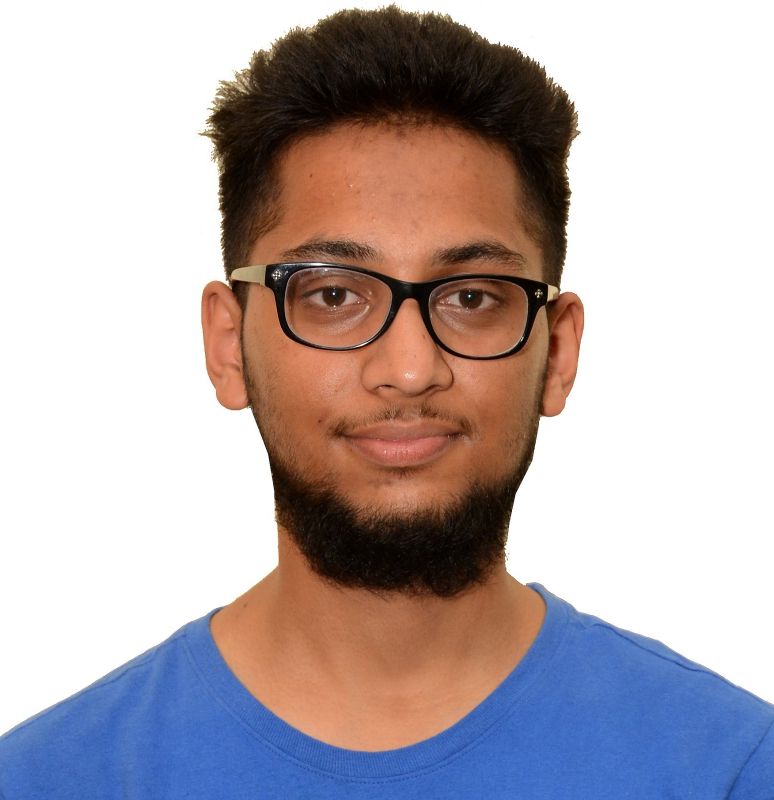
#> input picture abhijan.jpg, 1548 x 1600 px, found by its file name (shown at 1/2 size)
$ python main.py
#> lines starting #> are read from the running program, lines starting #| are printed output that depends on the picture; after the words box and inside, x2 and y2 are one past the last pixel; in counts of white or black regions, pixels touching at a corner belong together
import cv2
import numpy as np

def change(x):
	pass

img = cv2.imread('Abhijan.jpg',cv2.IMREAD_UNCHANGED)
#> img is the input picture: shape (1600, 1548, 3); mean B, G, R 175.2, 172.6, 183.8
img_bw = cv2.cvtColor(img, cv2.COLOR_BGR2GRAY)

(height, width, _) = img.shape
#> height = 1600; width = 1548

img = cv2.resize(img, (round(width/2), round(height/2)))
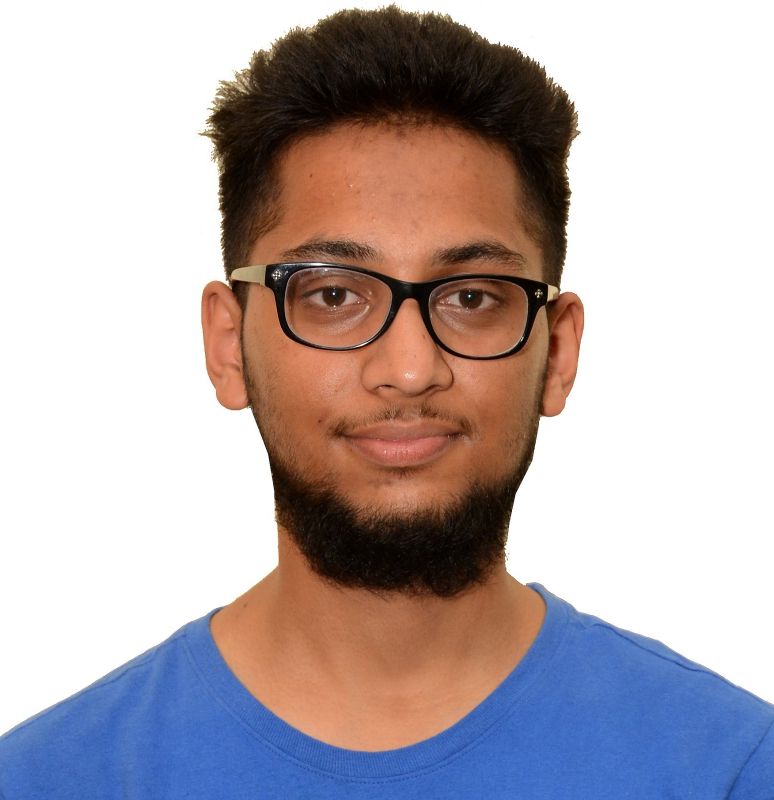
#> img: shape (800, 774, 3); mean B, G, R 175.4, 172.8, 184
img_bw = cv2.resize(img_bw, (round(width/2), round(height/2)))
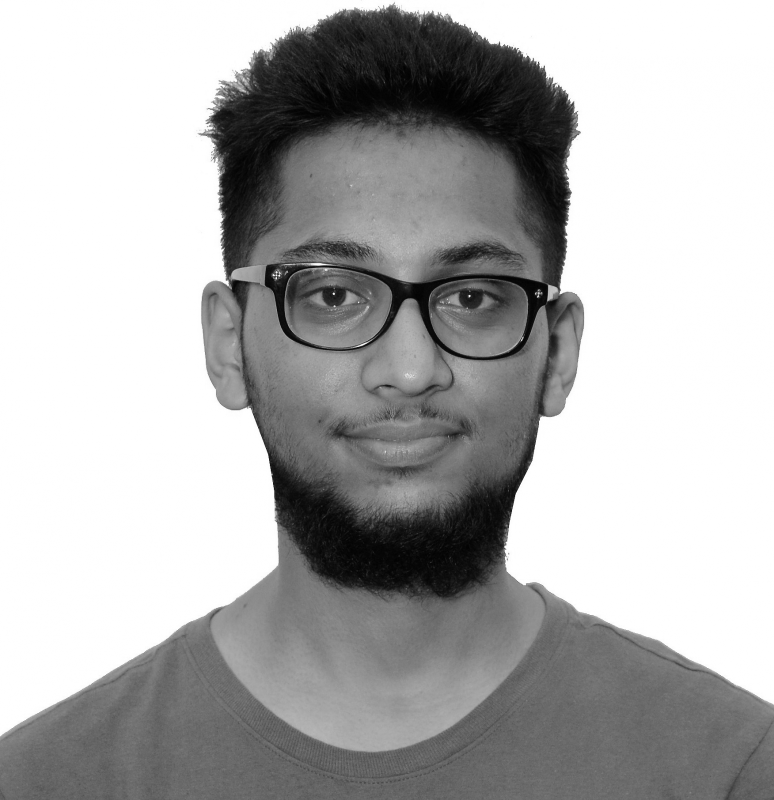
#> img_bw: shape (800, 774); min 1, max 255, mean 176.4

cv2.namedWindow('Settings')
cv2.createTrackbar('Level', 'Settings', 0, 255, change)
#> slider 'Level' is set to 51
cv2.createTrackbar('Smooth', 'Settings', 1, 3, change)
cv2.createTrackbar('Enable Color Manipulation', 'Settings', 0, 1, change)
#> slider 'Enable Color Manipulation' is set to 1
cv2.createTrackbar('H', 'Settings', 0, 255, change)
#> slider 'H' is set to 85
cv2.createTrackbar('S', 'Settings', 0, 255, change)
#> slider 'S' is set to 85
cv2.createTrackbar('V', 'Settings', 0, 255, change)
#> slider 'V' is set to 85
cv2.createTrackbar('Overlay Edges', 'Settings', 0, 1, change)
#> slider 'Overlay Edges' is set to 1
cv2.createTrackbar('Threshold', 'Settings', 0, 255, change)
#> slider 'Threshold' is set to 85

cv2.imshow('Input', img)

while True:
	lvl = cv2.getTrackbarPos('Level', 'Settings')
	_ , output = cv2.threshold(img, lvl, 255, 0)

	smth = cv2.getTrackbarPos('Smooth', 'Settings')
	output = cv2.blur(output, (smth*2 + 1, smth*2 + 1 ))
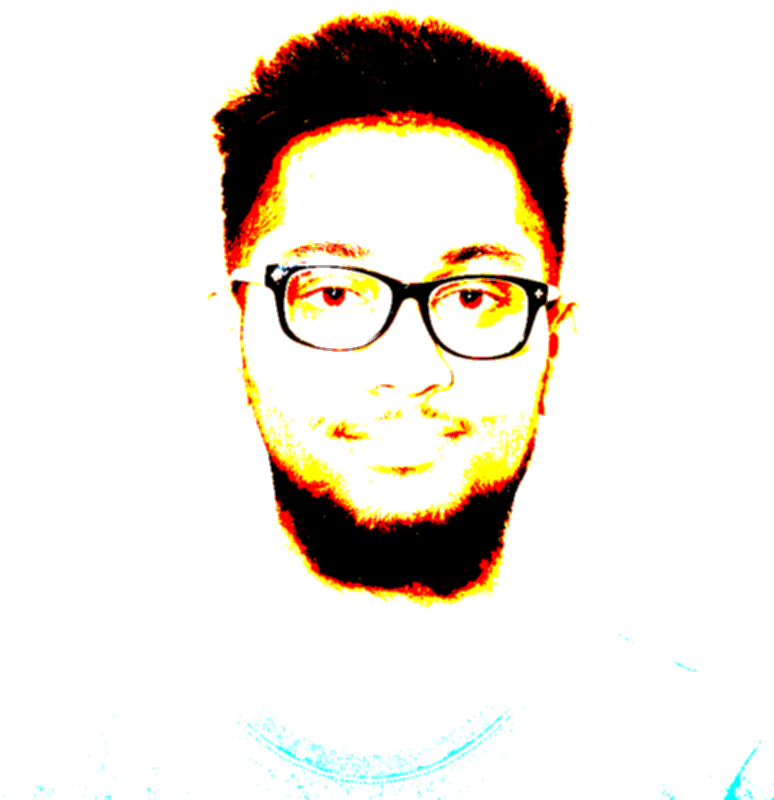
#> output: shape (800, 774, 3); mean B, G, R 218.6, 226.7, 232.6

	if (cv2.getTrackbarPos('Enable Color Manipulation', 'Settings') == 1):
		output = cv2.cvtColor(output, cv2.COLOR_BGR2HSV)
#> output: shape (800, 774, 3); mean H, S, V 2.6, 18.1, 233.3
		hue,sat,val = cv2.split(output)
		hue += cv2.getTrackbarPos('H', 'Settings') % 255
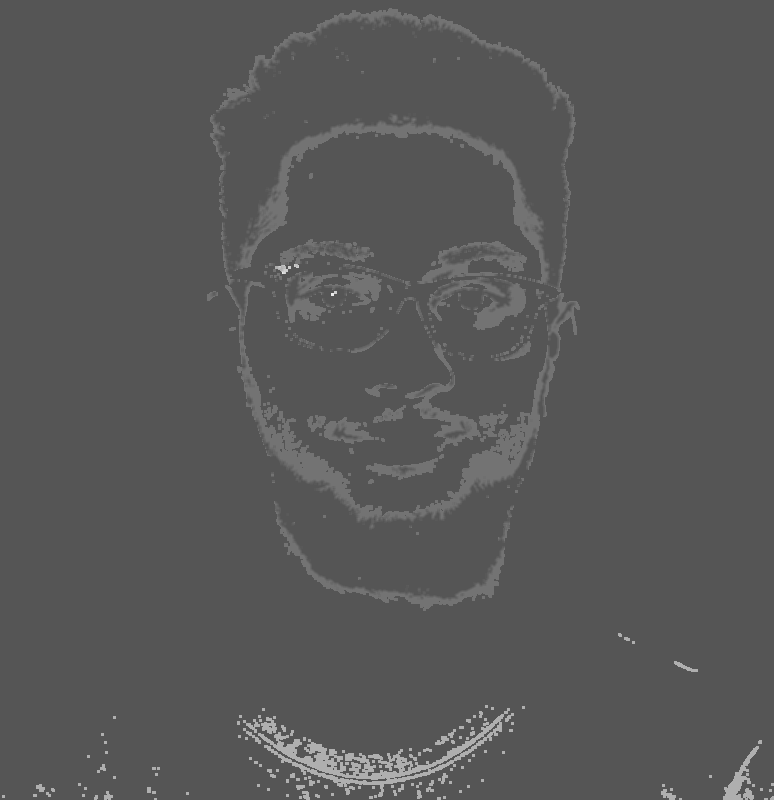
#> hue: shape (800, 774); min 85, max 235, mean 87.6
		sat += cv2.getTrackbarPos('S', 'Settings') % 255
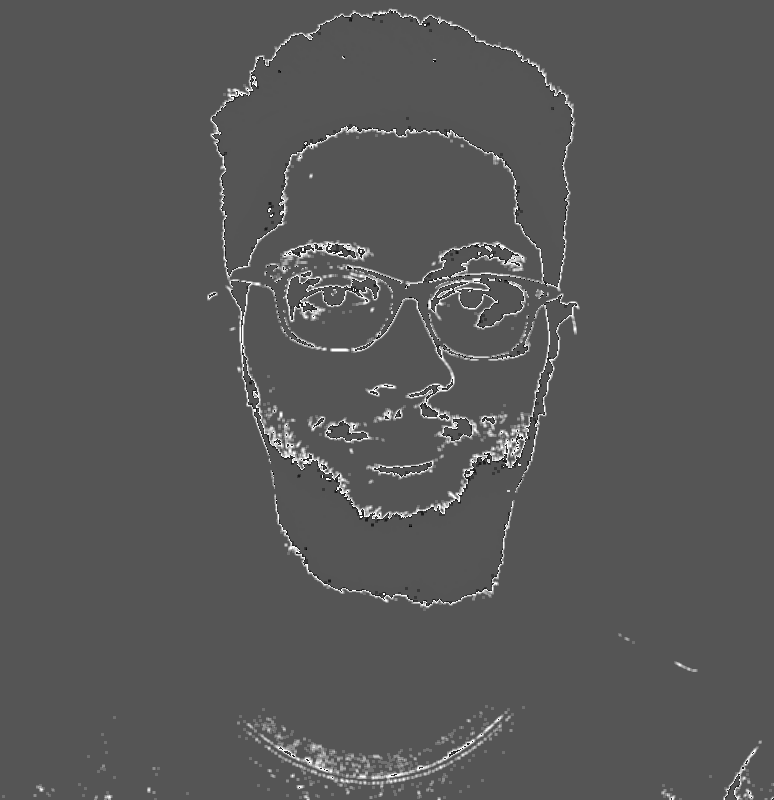
#> sat: shape (800, 774); min 0, max 255, mean 88.1
		val += cv2.getTrackbarPos('V', 'Settings') % 255
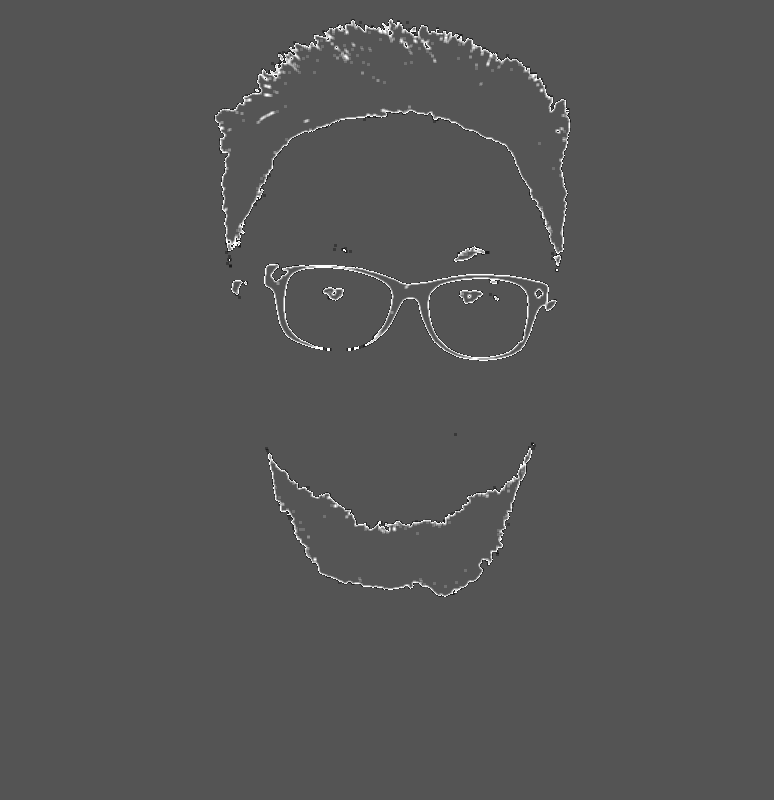
#> val: shape (800, 774); min 27, max 255, mean 85.5
		output = cv2.merge((hue,sat,val))
#> output: shape (800, 774, 3); mean H, S, V 87.6, 88.1, 85.5

	if (cv2.getTrackbarPos('Overlay Edges', 'Settings') == 1):
		thresh = cv2.getTrackbarPos('Threshold', 'Settings')
		can = cv2.Canny(img, thresh, 255)
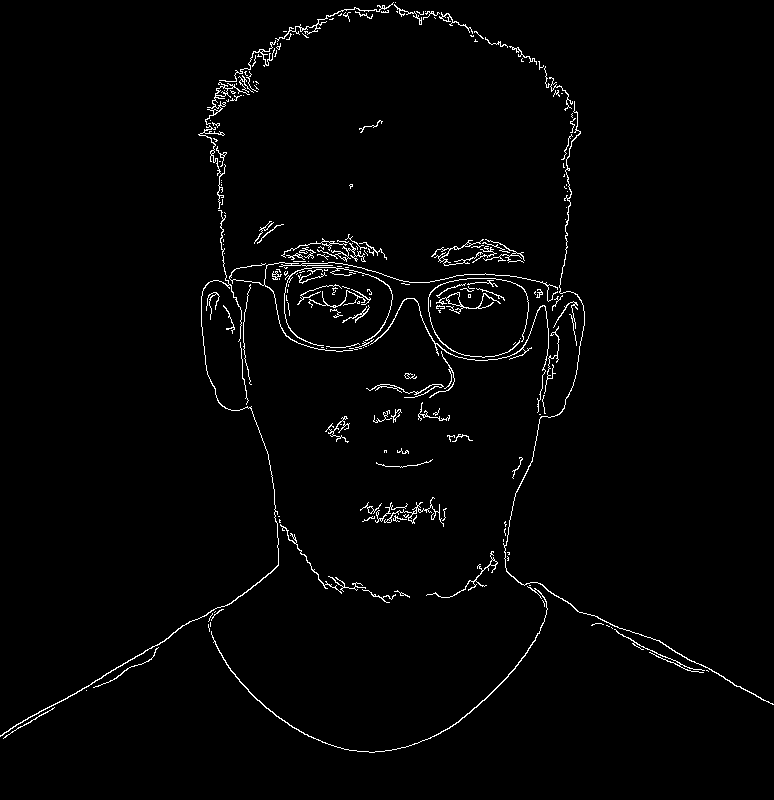
#> can: shape (800, 774); 1.8% white in thin lines or dots
		can = cv2.bitwise_not(can)
#> can: shape (800, 774); 98.2% white; black in thin lines or dots
		can = cv2.cvtColor(can, cv2.COLOR_GRAY2BGR)
#> can: shape (800, 774, 3); 98.2% white; black in thin lines or dots
		output = cv2.bitwise_and(output, can)
#> output: shape (800, 774, 3); mean H, S, V 85.8, 85.8, 83.7

	cv2.imshow('Output', output)

	#cunt, hierarchy = cv2.findContours(thresh, cv2.RETR_TREE,cv2.CHAIN_APPROX_SIMPLE)
	#img_bw = cv2.drawContours(img_bw, cunt, -1, (255,255,255), 3)

	if cv2.waitKey(1) == ord('q') & 0xff:
#> (key q is pressed here)
		break

cv2.destroyAllWindows()

if __name__ == "__main__":
#> (the run stopped early here; a loop or call above may not have finished)

$ run again, with source.jpg copied over abhijan.jpg
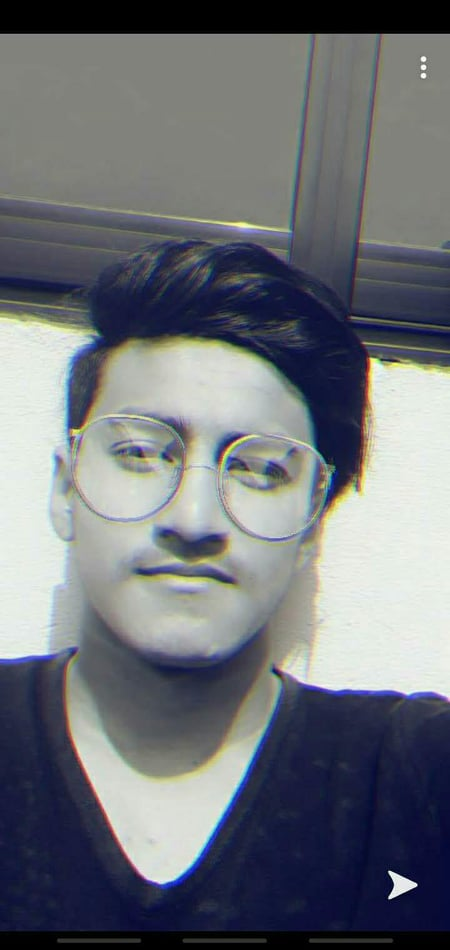
#> input picture source.jpg, 450 x 950 px, found by its file name
#> img is the input picture: shape (950, 450, 3); mean B, G, R 120.2, 114.4, 110.8
#> img: shape (475, 225, 3)
#> `val += cv2.getTrackbarPos('V', 'Settings') % 255`:
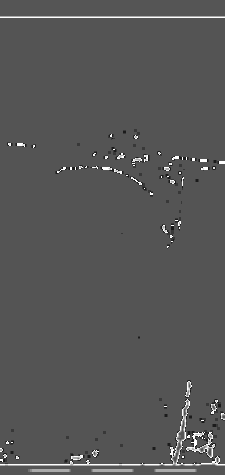
#> val: shape (475, 225); min 27, max 255, mean 86.4
#> `can = cv2.Canny(img, thresh, 255)`:
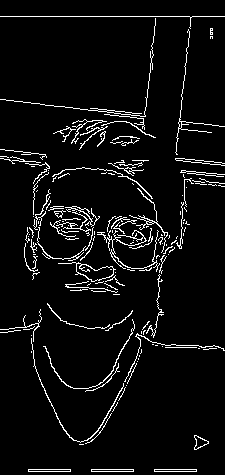
#> can: shape (475, 225); 5.4% white in thin lines or dots
